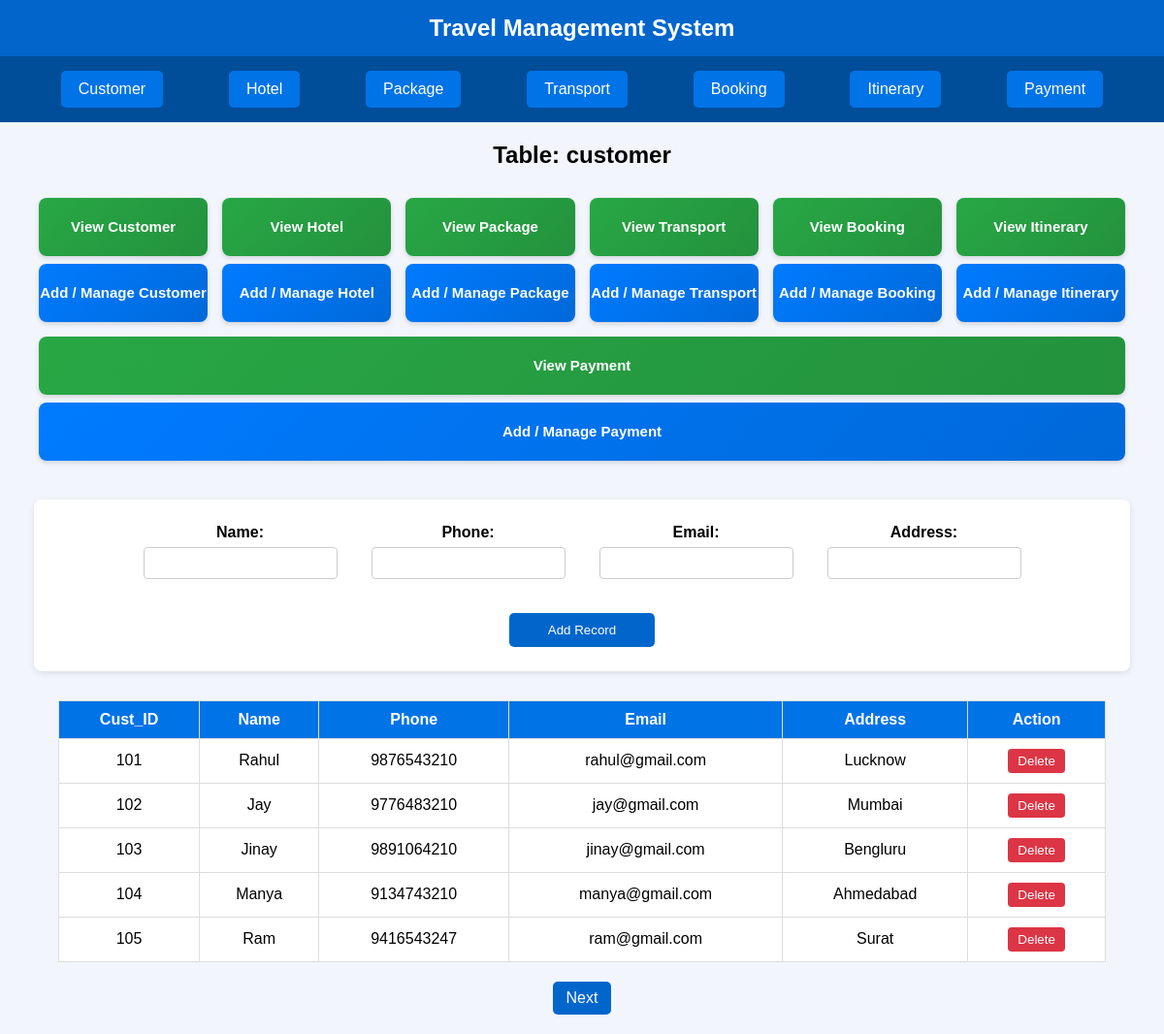
The page /?table=customer&mode=manage on the database its author committed.
### tables this page shows
CREATE TABLE `customer` (
  `Cust_ID` int(11) NOT NULL,
  `Name` varchar(50) DEFAULT NULL,
  `Phone` bigint(20) DEFAULT NULL,
  `Email` varchar(50) DEFAULT NULL,
  `Address` varchar(50) DEFAULT NULL
);

### index.php (the view, shortened to what this page needs)
<?php
include('db.php');
?>
<!DOCTYPE html>
<html lang="en">
<head>
</head>
<body>
<header>Travel Management System</header>
<nav>
  <a href="?table=customer">Customer</a>
  <a href="?table=hotel">Hotel</a>
  <a href="?table=package">Package</a>
  <a href="?table=transport">Transport</a>
  <a href="?table=booking">Booking</a>
  <a href="?table=itinerary">Itinerary</a>
  <a href="?table=payment">Payment</a>
</nav>
<main>
<?php
$tables = ['customer','hotel','package','transport','booking','itinerary','payment'];
if (isset($_GET['table']) && in_array($_GET['table'], $tables)) {
    $table = $_GET['table'];
    $mode = $_GET['mode'] ?? 'view';
    echo "<h2 style='text-align:center;'>Table: $table</h2>";
    echo '<div class="crud-buttons">';
    foreach ($tables as $t) {
        echo "<div class='crud-group'>
                <a href='?table=$t'>View " . ucfirst($t) . "</a>
                <a href='?table=$t&mode=manage' class='manage'>Add / Manage " . ucfirst($t) . "</a>
              </div>";
    }
    echo '</div>';
    $cols = [];
    $res = $conn->query("SHOW COLUMNS FROM $table");
    while ($row = $res->fetch_assoc()) $cols[] = $row['Field'];
    if ($mode === 'manage') {
        echo "<form method='POST'>";
        foreach ($cols as $col) {
            if (strpos(strtolower($col), 'id') !== false) continue;
            echo "<div><label>$col:</label><input type='text' name='$col' required></div>";
        }
        echo "<button type='submit' name='insert'>Add Record</button></form>";
    }
    $limit = 5;
    $page = isset($_GET['page']) ? (int)$_GET['page'] : 1;
    $offset = ($page - 1) * $limit;
    $result = $conn->query("SELECT COUNT(*) AS total FROM $table");
    $total_rows = $result->fetch_assoc()['total'];
    $total_pages = ceil($total_rows / $limit);
    $result = $conn->query("SELECT * FROM $table LIMIT $offset, $limit");
    if ($result && $result->num_rows > 0) {
        echo "<table><tr>";
        foreach ($result->fetch_fields() as $field) echo "<th>{$field->name}</th>";
        if ($mode === 'manage') echo "<th>Action</th>";
        echo "</tr>";
        $result->data_seek(0);
        while ($row = $result->fetch_assoc()) {
            echo "<tr>";
            foreach ($row as $key => $value) echo "<td>$value</td>";
            if ($mode === 'manage') {
                $primaryKey = array_key_first($row);
                $idVal = $row[$primaryKey];
                echo "<td><a href='?table=$table&mode=manage&delete_id=$idVal' onclick=\"return confirm('Are you sure you want to delete this record?');\">
                      <button class='delete-btn'>Delete</button></a></td>";
            }
            echo "</tr>";
        }
        echo "</table>";
        echo '<div class="pagination">';
        if ($page < $total_pages) echo '<a href="?table='.$table.'&mode='.$mode.'&page='.($page+1).'">Next</a>';
        echo '</div>';
    } else {
        echo "<p style='text-align:center;'>No records found.</p>";
    }
} else {
    echo "<p style='text-align:center;margin-top:40px;'>Select a table above to view or add records.</p>";
}
?>
</main>
</body>
</html>

### index.php (style rules this page uses)
body { font-family: Arial, sans-serif; background: #f2f6fc; margin: 0; padding: 0; }
header { background: #0066cc; color: white; padding: 15px; text-align: center; font-size: 24px; font-weight: bold; }
nav { background: #004d99; display: flex; justify-content: space-evenly; flex-wrap: wrap; padding: 10px 0; }
nav a { color: white; text-decoration: none; padding: 10px 18px; background: #0073e6; border-radius: 5px; text-align: center; transition: background 0.3s; margin: 5px; }
.crud-buttons { display: flex; justify-content: space-between; align-items: stretch; flex-wrap: wrap; gap: 15px; margin: 20px auto; width: 95%; max-width: 1400px; padding: 10px; overflow: hidden; box-sizing: border-box; }
.crud-group { display: flex; flex-direction: column; align-items: center; justify-content: center; flex: 1 1 calc(14% - 10px); min-width: 170px; box-sizing: border-box; gap: 8px; }
.crud-buttons a { display: block; width: 100%; height: 60px; line-height: 60px; text-align: center; border-radius: 8px; font-weight: 600; font-size: 15px; text-decoration: none; transition: all 0.3s ease; box-shadow: 0 2px 5px rgba(0,0,0,0.15); }
.crud-buttons a:not(.manage) { background: linear-gradient(135deg, #28a745, #23923d); color: #fff; }
.crud-buttons a.manage { background: linear-gradient(135deg, #007bff, #0069d9); color: #fff; }
form { width: 90%; margin: 30px auto; padding: 25px; background: white; border-radius: 8px; box-shadow: 0 2px 6px rgba(0,0,0,0.1); display: flex; justify-content: center; flex-wrap: wrap; gap: 25px 35px; text-align: center; }
form div { display: flex; flex-direction: column; align-items: center; min-width: 200px; }
form label { font-weight: bold; margin-bottom: 6px; }
form input { width: 200px; padding: 8px; border: 1px solid #ccc; border-radius: 4px; box-sizing: border-box; text-align: center; }
form button { width: 150px; margin-top: 10px; padding: 10px 20px; background: #0066cc; color: white; border: none; border-radius: 5px; cursor: pointer; transition: background 0.3s; }
table { border-collapse: collapse; width: 90%; margin: 20px auto; background: white; }
th, td { border: 1px solid #ddd; padding: 10px; text-align: center; }
th { background: #0073e6; color: white; }
.delete-btn { background: #dc3545; color: white; border: none; border-radius: 4px; padding: 5px 10px; cursor: pointer; transition: background 0.3s; }
.pagination { display: flex; justify-content: center; gap: 10px; margin: 20px 0; }
.pagination a { padding: 8px 14px; background: #0066cc; color: white; border-radius: 5px; text-decoration: none; transition: background 0.3s; }

### rows shown on the page
customer: Cust_ID "101", Name "Rahul", Phone "9876543210", Email "rahul@gmail.com", Address "Lucknow"
customer: Cust_ID "102", Name "Jay", Phone "9776483210", Email "jay@gmail.com", Address "Mumbai"
customer: Cust_ID "103", Name "Jinay", Phone "9891064210", Email "jinay@gmail.com", Address "Bengluru"
customer: Cust_ID "104", Name "Manya", Phone "9134743210", Email "manya@gmail.com", Address "Ahmedabad"
customer: Cust_ID "105", Name "Ram", Phone "9416543247", Email "ram@gmail.com", Address "Surat"

### other values the page prints
$table "customer"
$t "Customer"
$t "Hotel"
$t "Package"
$t "Transport"
$t "Booking"
$t "Itinerary"
$t "Payment"
$col "Name"
$col "Phone"
$col "Email"
$col "Address"
$field->name "Cust_ID"
$field->name "Name"
$field->name "Phone"
